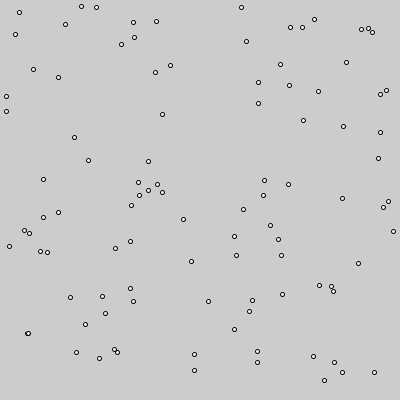
Frame 1 (no input)
Frame 60 (the mouse pressed at the canvas centre just before this capture): identical to frame 1, image omitted
Frame 120 (the mouse held since frame 60 and released just before this capture): identical to frame 1, image omitted

The Processing sketch that drew this single still picture (run headless with seeded random() and noise(); from frame 60 on, the mouse is pressed at the canvas centre):

// Processing sketch: klusterTest
// ── klusterTest.pde
PVector[] points;
int numPoints;

void setup(){
  // sets canvas size
  size(400, 400);
  
  // randomly generate numPoints points around entire canvas
  numPoints = 100;
  points = new PVector[numPoints];
  for(int i=0; i<numPoints; i++){
    points[i] = new PVector((int)random(width), (int)random(height)); 
    ellipse(points[i].x, points[i].y, 4, 4);
  }
  
}

void draw(){
  
}

// ── Centroid.pde
/*
/* Centroid is the center of a particular cluster whose position can be updated
*/

public class Centroid{
  PVector pos;
  int colr;
  int runningTotalX;
  int runningTotalY;
  int runningTotalN;
  
  // takes a 2-dimensional PVector containing initial x and y coordinates
  // for the centroid and a color for it to display as
  Centroid(PVector position, int clr){
    pos = position;
    colr = clr;
    
    // initializes running totals to 0
    runningTotalX = 0;
    runningTotalY = 0;
    runningTotalN = 0;
  }
  
  // draws a dot representing the centroid in its c and y positions
  // in a given size for an ellipse
  void drawDot(float rad){
    fill(colr);
    ellipse(pos.x, pos.y, rad, rad);
  }
  
  // updates the centroid's position vector
  void updatePos(PVector newPos){
    pos = newPos;
  }  
  
  // updates the sum of x and y values separately and the number
  // of points that were closer to this centroid than any other
  // This info is collected to update the centroid's position to be the average 
  // position of all points closest to it
  void updateRunningTotals(int x, int y){
    runningTotalX += x;
    runningTotalY += y;
    runningTotalN++;
  }
}
